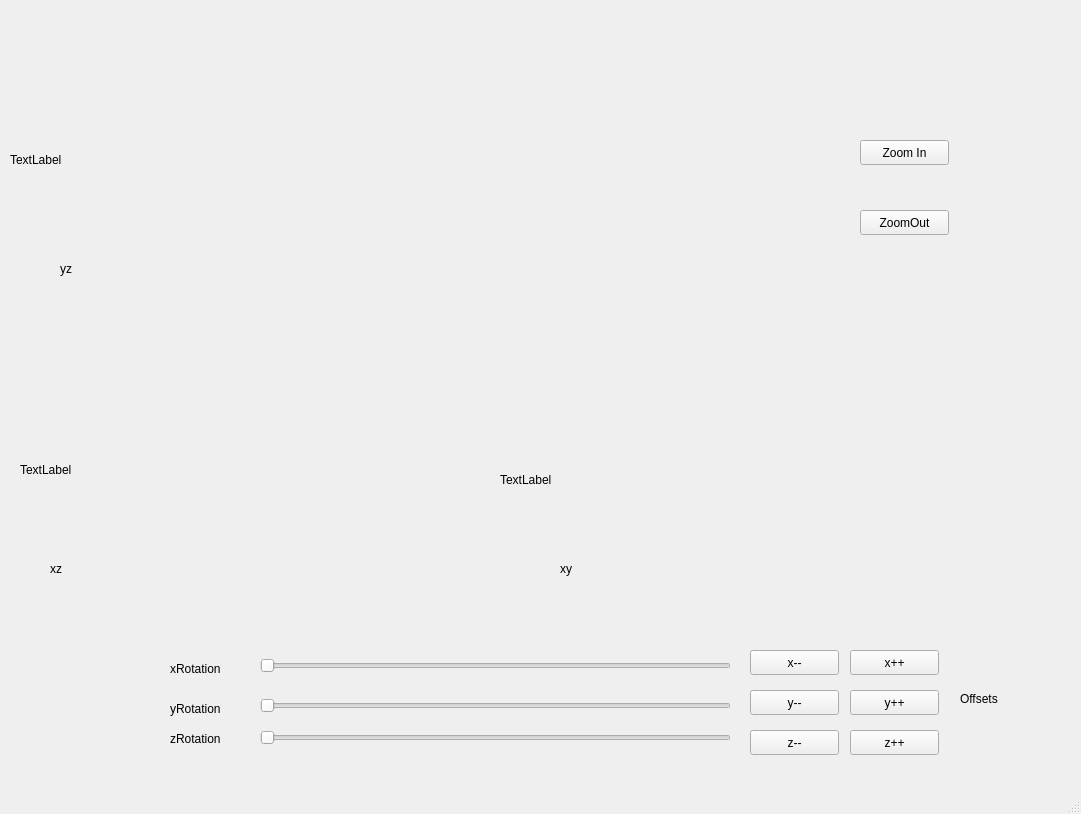
<?xml version="1.0" encoding="UTF-8"?>
<ui version="4.0">
 <class>MainWindow</class>
 <widget class="QMainWindow" name="MainWindow">
  <property name="geometry">
   <rect>
    <x>0</x>
    <y>0</y>
    <width>1081</width>
    <height>814</height>
   </rect>
  </property>
  <property name="windowTitle">
   <string>MainWindow</string>
  </property>
  <widget class="QWidget" name="centralwidget">
   <widget class="QLabel" name="xyDisplay">
    <property name="geometry">
     <rect>
      <x>500</x>
      <y>330</y>
      <width>300</width>
      <height>300</height>
     </rect>
    </property>
    <property name="text">
     <string>TextLabel</string>
    </property>
   </widget>
   <widget class="QSlider" name="x_rotation">
    <property name="geometry">
     <rect>
      <x>260</x>
      <y>650</y>
      <width>471</width>
      <height>31</height>
     </rect>
    </property>
    <property name="orientation">
     <enum>Qt::Horizontal</enum>
    </property>
   </widget>
   <widget class="QSlider" name="y_rotation">
    <property name="geometry">
     <rect>
      <x>260</x>
      <y>690</y>
      <width>471</width>
      <height>31</height>
     </rect>
    </property>
    <property name="orientation">
     <enum>Qt::Horizontal</enum>
    </property>
   </widget>
   <widget class="QSlider" name="z_rotation">
    <property name="geometry">
     <rect>
      <x>260</x>
      <y>730</y>
      <width>471</width>
      <height>16</height>
     </rect>
    </property>
    <property name="orientation">
     <enum>Qt::Horizontal</enum>
    </property>
   </widget>
   <widget class="QPushButton" name="xoffseter_inc">
    <property name="geometry">
     <rect>
      <x>850</x>
      <y>650</y>
      <width>89</width>
      <height>25</height>
     </rect>
    </property>
    <property name="text">
     <string>x++</string>
    </property>
   </widget>
   <widget class="QPushButton" name="xoffseter_dec">
    <property name="geometry">
     <rect>
      <x>750</x>
      <y>650</y>
      <width>89</width>
      <height>25</height>
     </rect>
    </property>
    <property name="text">
     <string>x--</string>
    </property>
   </widget>
   <widget class="QPushButton" name="yoffseter_inc">
    <property name="geometry">
     <rect>
      <x>850</x>
      <y>690</y>
      <width>89</width>
      <height>25</height>
     </rect>
    </property>
    <property name="text">
     <string>y++</string>
    </property>
   </widget>
   <widget class="QPushButton" name="yoffseter_dec">
    <property name="geometry">
     <rect>
      <x>750</x>
      <y>690</y>
      <width>89</width>
      <height>25</height>
     </rect>
    </property>
    <property name="text">
     <string>y--</string>
    </property>
   </widget>
   <widget class="QPushButton" name="zoffseter_inc">
    <property name="geometry">
     <rect>
      <x>850</x>
      <y>730</y>
      <width>89</width>
      <height>25</height>
     </rect>
    </property>
    <property name="text">
     <string>z++</string>
    </property>
   </widget>
   <widget class="QPushButton" name="zoffseter_dec">
    <property name="geometry">
     <rect>
      <x>750</x>
      <y>730</y>
      <width>89</width>
      <height>25</height>
     </rect>
    </property>
    <property name="text">
     <string>z--</string>
    </property>
   </widget>
   <widget class="QLabel" name="yzDisplay">
    <property name="geometry">
     <rect>
      <x>10</x>
      <y>10</y>
      <width>300</width>
      <height>300</height>
     </rect>
    </property>
    <property name="text">
     <string>TextLabel</string>
    </property>
   </widget>
   <widget class="QLabel" name="isometricView">
    <property name="geometry">
     <rect>
      <x>510</x>
      <y>20</y>
      <width>300</width>
      <height>300</height>
     </rect>
    </property>
    <property name="text">
     <string/>
    </property>
   </widget>
   <widget class="QLabel" name="xzDisplay">
    <property name="geometry">
     <rect>
      <x>20</x>
      <y>320</y>
      <width>300</width>
      <height>300</height>
     </rect>
    </property>
    <property name="text">
     <string>TextLabel</string>
    </property>
   </widget>
   <widget class="QLabel" name="label">
    <property name="geometry">
     <rect>
      <x>60</x>
      <y>260</y>
      <width>67</width>
      <height>17</height>
     </rect>
    </property>
    <property name="text">
     <string>yz</string>
    </property>
   </widget>
   <widget class="QLabel" name="label_2">
    <property name="geometry">
     <rect>
      <x>50</x>
      <y>560</y>
      <width>67</width>
      <height>17</height>
     </rect>
    </property>
    <property name="text">
     <string>xz</string>
    </property>
   </widget>
   <widget class="QLabel" name="descWireframe">
    <property name="geometry">
     <rect>
      <x>540</x>
      <y>261</y>
      <width>131</width>
      <height>20</height>
     </rect>
    </property>
    <property name="text">
     <string/>
    </property>
   </widget>
   <widget class="QLabel" name="label_4">
    <property name="geometry">
     <rect>
      <x>560</x>
      <y>560</y>
      <width>67</width>
      <height>17</height>
     </rect>
    </property>
    <property name="text">
     <string>xy</string>
    </property>
   </widget>
   <widget class="QLabel" name="label_5">
    <property name="geometry">
     <rect>
      <x>170</x>
      <y>660</y>
      <width>67</width>
      <height>17</height>
     </rect>
    </property>
    <property name="text">
     <string>xRotation</string>
    </property>
   </widget>
   <widget class="QLabel" name="label_6">
    <property name="geometry">
     <rect>
      <x>170</x>
      <y>700</y>
      <width>67</width>
      <height>17</height>
     </rect>
    </property>
    <property name="text">
     <string>yRotation</string>
    </property>
   </widget>
   <widget class="QLabel" name="label_7">
    <property name="geometry">
     <rect>
      <x>170</x>
      <y>730</y>
      <width>67</width>
      <height>17</height>
     </rect>
    </property>
    <property name="text">
     <string>zRotation</string>
    </property>
   </widget>
   <widget class="QLabel" name="label_8">
    <property name="geometry">
     <rect>
      <x>960</x>
      <y>690</y>
      <width>67</width>
      <height>17</height>
     </rect>
    </property>
    <property name="text">
     <string>Offsets</string>
    </property>
   </widget>
   <widget class="QPushButton" name="zoomin">
    <property name="geometry">
     <rect>
      <x>860</x>
      <y>140</y>
      <width>89</width>
      <height>25</height>
     </rect>
    </property>
    <property name="text">
     <string>Zoom In</string>
    </property>
   </widget>
   <widget class="QPushButton" name="zoomout">
    <property name="geometry">
     <rect>
      <x>860</x>
      <y>210</y>
      <width>89</width>
      <height>25</height>
     </rect>
    </property>
    <property name="text">
     <string>ZoomOut</string>
    </property>
   </widget>
  </widget>
  <widget class="QMenuBar" name="menubar">
   <property name="geometry">
    <rect>
     <x>0</x>
     <y>0</y>
     <width>1081</width>
     <height>22</height>
    </rect>
   </property>
  </widget>
  <widget class="QStatusBar" name="statusbar"/>
 </widget>
 <resources/>
 <connections/>
</ui>
